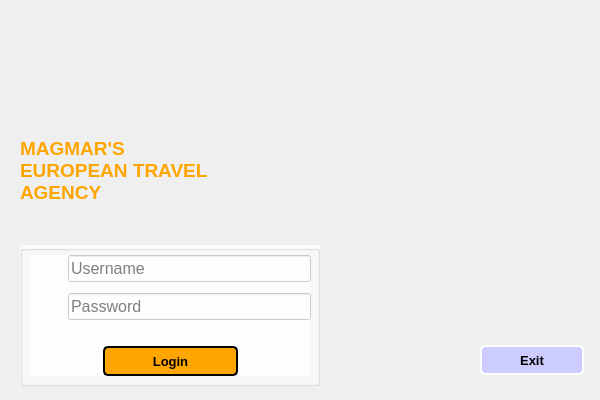
<?xml version="1.0" encoding="UTF-8"?>
<ui version="4.0">
 <class>login</class>
 <widget class="QDialog" name="login">
  <property name="geometry">
   <rect>
    <x>0</x>
    <y>0</y>
    <width>600</width>
    <height>400</height>
   </rect>
  </property>
  <property name="sizePolicy">
   <sizepolicy hsizetype="Fixed" vsizetype="Fixed">
    <horstretch>0</horstretch>
    <verstretch>0</verstretch>
   </sizepolicy>
  </property>
  <property name="minimumSize">
   <size>
    <width>600</width>
    <height>400</height>
   </size>
  </property>
  <property name="maximumSize">
   <size>
    <width>600</width>
    <height>400</height>
   </size>
  </property>
  <property name="windowTitle">
   <string>Login Window</string>
  </property>
  <widget class="QPushButton" name="exitProgramButton">
   <property name="geometry">
    <rect>
     <x>480</x>
     <y>345</y>
     <width>104</width>
     <height>30</height>
    </rect>
   </property>
   <property name="font">
    <font>
     <pointsize>10</pointsize>
     <weight>75</weight>
     <bold>true</bold>
    </font>
   </property>
   <property name="styleSheet">
    <string notr="true">background-color:#ccccff;
border-style: solid;
border-color: white;
border-width: 2px;
border-radius: 5px;</string>
   </property>
   <property name="text">
    <string>Exit</string>
   </property>
  </widget>
  <widget class="QLabel" name="nameLabel">
   <property name="geometry">
    <rect>
     <x>20</x>
     <y>110</y>
     <width>191</width>
     <height>121</height>
    </rect>
   </property>
   <property name="font">
    <font>
     <pointsize>14</pointsize>
     <weight>75</weight>
     <bold>true</bold>
    </font>
   </property>
   <property name="text">
    <string>&lt;html&gt;&lt;head/&gt;&lt;body&gt;&lt;p&gt;&lt;span style=&quot; color:#ffa500;&quot;&gt;MAGMAR'S EUROPEAN TRAVEL AGENCY&lt;/span&gt;&lt;/p&gt;&lt;/body&gt;&lt;/html&gt;</string>
   </property>
   <property name="wordWrap">
    <bool>true</bool>
   </property>
  </widget>
  <widget class="QGroupBox" name="loginGroupBox">
   <property name="geometry">
    <rect>
     <x>20</x>
     <y>245</y>
     <width>300</width>
     <height>141</height>
    </rect>
   </property>
   <property name="styleSheet">
    <string notr="true">background: rgba(255, 255, 255, 0.7)</string>
   </property>
   <property name="title">
    <string/>
   </property>
   <widget class="QWidget" name="layoutWidget">
    <property name="geometry">
     <rect>
      <x>10</x>
      <y>10</y>
      <width>281</width>
      <height>121</height>
     </rect>
    </property>
    <layout class="QVBoxLayout" name="verticalLayout">
     <item>
      <layout class="QFormLayout" name="formLayout">
       <item row="0" column="0">
        <widget class="QLabel" name="usernameLabel">
         <property name="sizePolicy">
          <sizepolicy hsizetype="Fixed" vsizetype="Fixed">
           <horstretch>0</horstretch>
           <verstretch>0</verstretch>
          </sizepolicy>
         </property>
         <property name="minimumSize">
          <size>
           <width>32</width>
           <height>32</height>
          </size>
         </property>
         <property name="maximumSize">
          <size>
           <width>32</width>
           <height>32</height>
          </size>
         </property>
         <property name="text">
          <string/>
         </property>
         <property name="pixmap">
          <pixmap resource="resource.qrc">:/images/usernameIcon.png</pixmap>
         </property>
         <property name="alignment">
          <set>Qt::AlignRight|Qt::AlignTrailing|Qt::AlignVCenter</set>
         </property>
        </widget>
       </item>
       <item row="0" column="1">
        <widget class="QLineEdit" name="usernameLineEdit">
         <property name="font">
          <font>
           <pointsize>12</pointsize>
          </font>
         </property>
         <property name="placeholderText">
          <string>Username</string>
         </property>
        </widget>
       </item>
       <item row="1" column="0">
        <widget class="QLabel" name="passwordLabel">
         <property name="sizePolicy">
          <sizepolicy hsizetype="Fixed" vsizetype="Fixed">
           <horstretch>0</horstretch>
           <verstretch>0</verstretch>
          </sizepolicy>
         </property>
         <property name="minimumSize">
          <size>
           <width>32</width>
           <height>32</height>
          </size>
         </property>
         <property name="maximumSize">
          <size>
           <width>32</width>
           <height>32</height>
          </size>
         </property>
         <property name="font">
          <font>
           <pointsize>12</pointsize>
          </font>
         </property>
         <property name="text">
          <string/>
         </property>
         <property name="pixmap">
          <pixmap resource="resource.qrc">:/images/passwordIcon.png</pixmap>
         </property>
         <property name="alignment">
          <set>Qt::AlignRight|Qt::AlignTrailing|Qt::AlignVCenter</set>
         </property>
        </widget>
       </item>
       <item row="1" column="1">
        <widget class="QLineEdit" name="passwordLineEdit">
         <property name="font">
          <font>
           <pointsize>12</pointsize>
          </font>
         </property>
         <property name="echoMode">
          <enum>QLineEdit::Password</enum>
         </property>
         <property name="placeholderText">
          <string>Password</string>
         </property>
        </widget>
       </item>
      </layout>
     </item>
     <item>
      <layout class="QHBoxLayout" name="horizontalLayout">
       <item>
        <widget class="QPushButton" name="loginTravelerButton">
         <property name="sizePolicy">
          <sizepolicy hsizetype="Fixed" vsizetype="Fixed">
           <horstretch>0</horstretch>
           <verstretch>0</verstretch>
          </sizepolicy>
         </property>
         <property name="minimumSize">
          <size>
           <width>135</width>
           <height>30</height>
          </size>
         </property>
         <property name="maximumSize">
          <size>
           <width>135</width>
           <height>30</height>
          </size>
         </property>
         <property name="font">
          <font>
           <pointsize>10</pointsize>
           <weight>75</weight>
           <bold>true</bold>
          </font>
         </property>
         <property name="toolTip">
          <string extracomment="hi"/>
         </property>
         <property name="styleSheet">
          <string notr="true">background-color:#ffa500;
border-style: solid;
border-color: black;
border-width: 2px;
border-radius: 5px;</string>
         </property>
         <property name="text">
          <string>Login</string>
         </property>
         <property name="flat">
          <bool>false</bool>
         </property>
        </widget>
       </item>
      </layout>
     </item>
    </layout>
   </widget>
  </widget>
  <widget class="QLabel" name="sandShrewPic">
   <property name="geometry">
    <rect>
     <x>0</x>
     <y>0</y>
     <width>601</width>
     <height>401</height>
    </rect>
   </property>
   <property name="font">
    <font>
     <pointsize>12</pointsize>
    </font>
   </property>
   <property name="text">
    <string/>
   </property>
   <property name="pixmap">
    <pixmap resource="resource.qrc">:/images/bluesandshrew.png</pixmap>
   </property>
  </widget>
  <widget class="QLabel" name="label">
   <property name="geometry">
    <rect>
     <x>338</x>
     <y>239</y>
     <width>161</width>
     <height>51</height>
    </rect>
   </property>
   <property name="text">
    <string/>
   </property>
  </widget>
  <zorder>sandShrewPic</zorder>
  <zorder>exitProgramButton</zorder>
  <zorder>nameLabel</zorder>
  <zorder>loginGroupBox</zorder>
  <zorder>label</zorder>
 </widget>
 <resources>
  <include location="resource.qrc"/>
 </resources>
 <connections/>
</ui>
